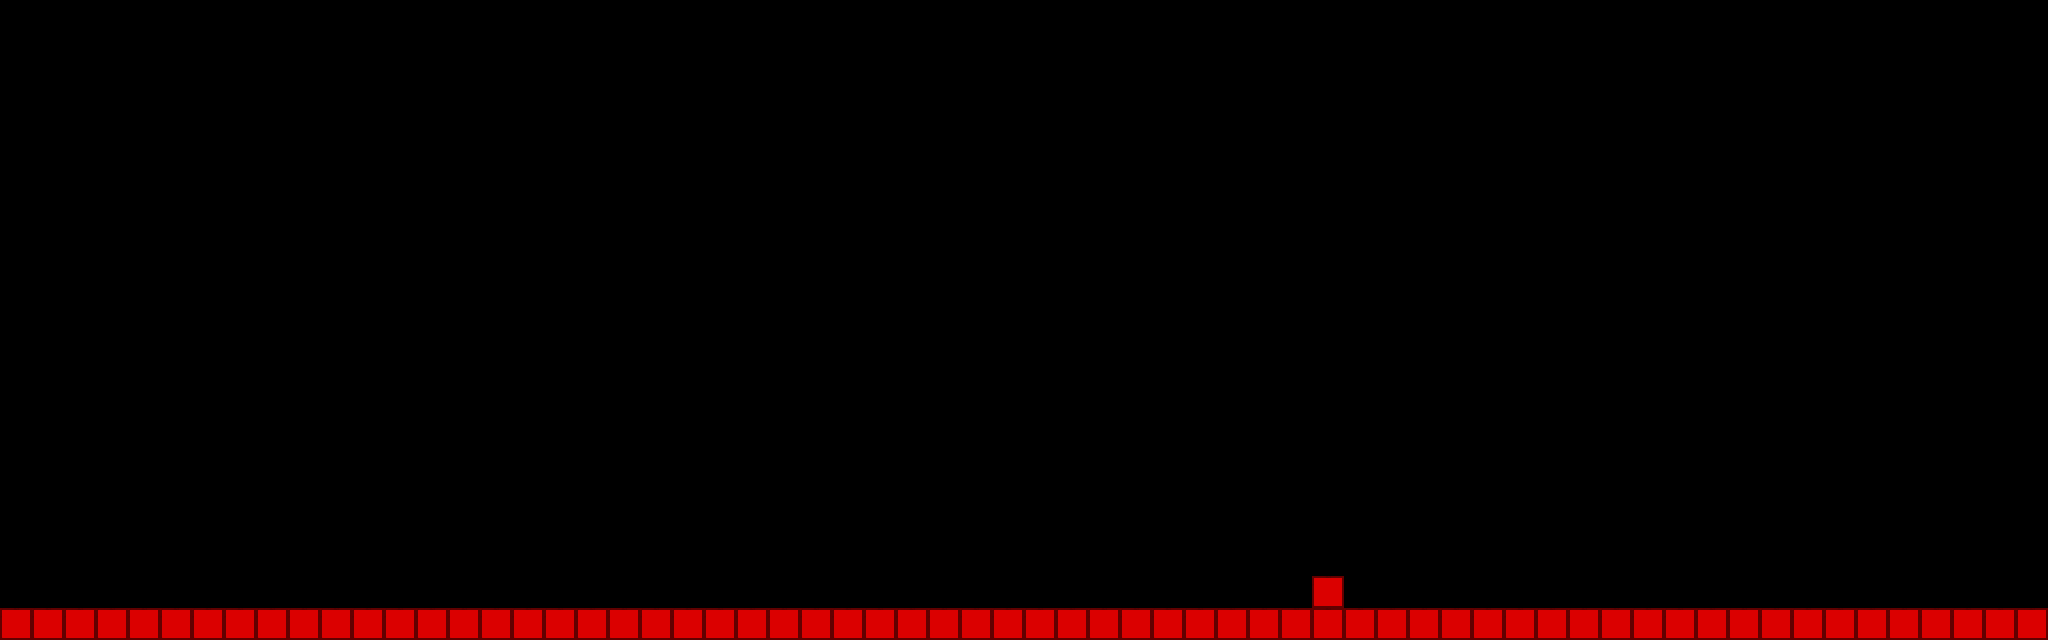

Tiled map render using the project's own tile images. Description and the map definition, with tile-layer contents summarised, below:
An orthogonal 64x20 tile map with 32x32 px tiles, 1 tile layer (base) and 3 objects (spawn).

<map version="1.0" orientation="orthogonal" renderorder="right-down" width="64" height="20" tilewidth="32" tileheight="32" nextobjectid="43">
 <tileset firstgid="1" name="test_thing" tilewidth="32" tileheight="32" tilecount="64">
  <image source="assets/test_thing.png" trans="ff00ff" width="256" height="256" />
 </tileset>
 <layer name="base" width="64" height="20">
  <data>[1280 cells, 65 non-empty, 1 distinct tile ids]</data>
 </layer>
 <objectgroup name="test" visible="0">
  <object id="38" x="0" y="608" width="2048" height="32">
   <properties>
    <property name="gameType" value="wall" />
   </properties>
  </object>
  <object id="39" x="1313" y="576.667" width="32" height="32">
   <properties>
    <property name="gameType" value="wall" />
   </properties>
  </object>
  <object id="40" name="spawn" x="324" y="514" width="28" height="24">
   <properties>
    <property name="gameType" value="spawn" />
   </properties>
  </object>
 </objectgroup>
</map>
